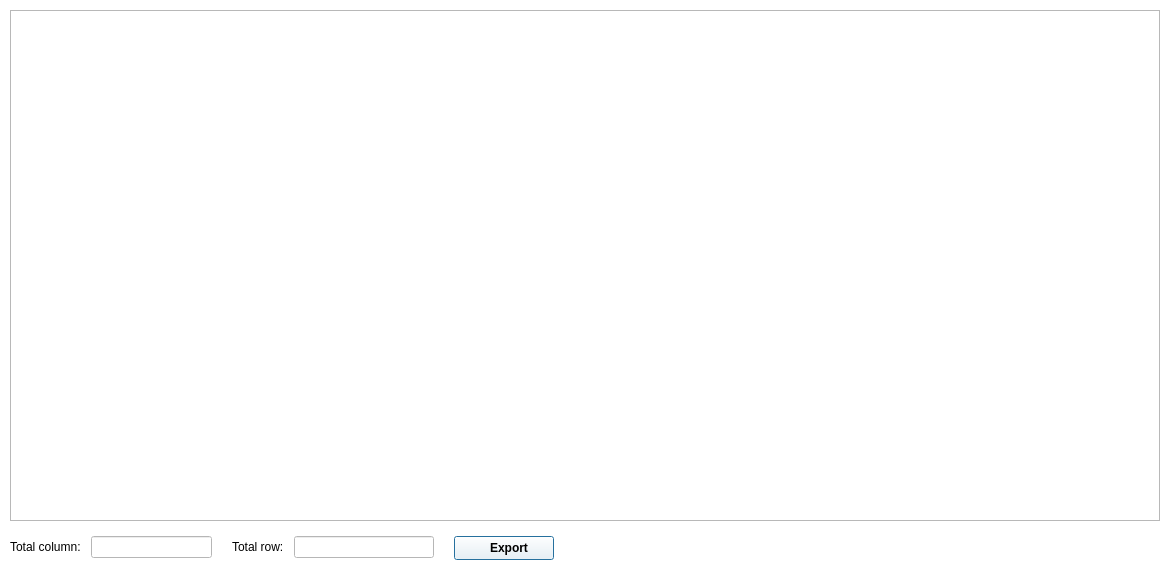
<?xml version="1.0" encoding="UTF-8"?>
<ui version="4.0">
 <class>ShowResult</class>
 <widget class="QDialog" name="ShowResult">
  <property name="geometry">
   <rect>
    <x>0</x>
    <y>0</y>
    <width>1170</width>
    <height>570</height>
   </rect>
  </property>
  <property name="palette">
   <palette>
    <active>
     <colorrole role="WindowText">
      <brush brushstyle="SolidPattern">
       <color alpha="255">
        <red>0</red>
        <green>0</green>
        <blue>0</blue>
       </color>
      </brush>
     </colorrole>
     <colorrole role="Button">
      <brush brushstyle="SolidPattern">
       <color alpha="255">
        <red>255</red>
        <green>255</green>
        <blue>255</blue>
       </color>
      </brush>
     </colorrole>
     <colorrole role="Light">
      <brush brushstyle="SolidPattern">
       <color alpha="255">
        <red>255</red>
        <green>255</green>
        <blue>255</blue>
       </color>
      </brush>
     </colorrole>
     <colorrole role="Midlight">
      <brush brushstyle="SolidPattern">
       <color alpha="255">
        <red>255</red>
        <green>255</green>
        <blue>255</blue>
       </color>
      </brush>
     </colorrole>
     <colorrole role="Dark">
      <brush brushstyle="SolidPattern">
       <color alpha="255">
        <red>127</red>
        <green>127</green>
        <blue>127</blue>
       </color>
      </brush>
     </colorrole>
     <colorrole role="Mid">
      <brush brushstyle="SolidPattern">
       <color alpha="255">
        <red>170</red>
        <green>170</green>
        <blue>170</blue>
       </color>
      </brush>
     </colorrole>
     <colorrole role="Text">
      <brush brushstyle="SolidPattern">
       <color alpha="255">
        <red>0</red>
        <green>0</green>
        <blue>0</blue>
       </color>
      </brush>
     </colorrole>
     <colorrole role="BrightText">
      <brush brushstyle="SolidPattern">
       <color alpha="255">
        <red>255</red>
        <green>255</green>
        <blue>255</blue>
       </color>
      </brush>
     </colorrole>
     <colorrole role="ButtonText">
      <brush brushstyle="SolidPattern">
       <color alpha="255">
        <red>0</red>
        <green>0</green>
        <blue>0</blue>
       </color>
      </brush>
     </colorrole>
     <colorrole role="Base">
      <brush brushstyle="SolidPattern">
       <color alpha="255">
        <red>255</red>
        <green>255</green>
        <blue>255</blue>
       </color>
      </brush>
     </colorrole>
     <colorrole role="Window">
      <brush brushstyle="SolidPattern">
       <color alpha="255">
        <red>255</red>
        <green>255</green>
        <blue>255</blue>
       </color>
      </brush>
     </colorrole>
     <colorrole role="Shadow">
      <brush brushstyle="SolidPattern">
       <color alpha="255">
        <red>0</red>
        <green>0</green>
        <blue>0</blue>
       </color>
      </brush>
     </colorrole>
     <colorrole role="AlternateBase">
      <brush brushstyle="SolidPattern">
       <color alpha="255">
        <red>255</red>
        <green>255</green>
        <blue>255</blue>
       </color>
      </brush>
     </colorrole>
     <colorrole role="ToolTipBase">
      <brush brushstyle="SolidPattern">
       <color alpha="255">
        <red>255</red>
        <green>255</green>
        <blue>220</blue>
       </color>
      </brush>
     </colorrole>
     <colorrole role="ToolTipText">
      <brush brushstyle="SolidPattern">
       <color alpha="255">
        <red>0</red>
        <green>0</green>
        <blue>0</blue>
       </color>
      </brush>
     </colorrole>
     <colorrole role="PlaceholderText">
      <brush brushstyle="SolidPattern">
       <color alpha="127">
        <red>0</red>
        <green>0</green>
        <blue>0</blue>
       </color>
      </brush>
     </colorrole>
     <colorrole role="Accent">
      <brush brushstyle="SolidPattern">
       <color alpha="255">
        <red>255</red>
        <green>255</green>
        <blue>255</blue>
       </color>
      </brush>
     </colorrole>
    </active>
    <inactive>
     <colorrole role="WindowText">
      <brush brushstyle="SolidPattern">
       <color alpha="255">
        <red>0</red>
        <green>0</green>
        <blue>0</blue>
       </color>
      </brush>
     </colorrole>
     <colorrole role="Button">
      <brush brushstyle="SolidPattern">
       <color alpha="255">
        <red>255</red>
        <green>255</green>
        <blue>255</blue>
       </color>
      </brush>
     </colorrole>
     <colorrole role="Light">
      <brush brushstyle="SolidPattern">
       <color alpha="255">
        <red>255</red>
        <green>255</green>
        <blue>255</blue>
       </color>
      </brush>
     </colorrole>
     <colorrole role="Midlight">
      <brush brushstyle="SolidPattern">
       <color alpha="255">
        <red>255</red>
        <green>255</green>
        <blue>255</blue>
       </color>
      </brush>
     </colorrole>
     <colorrole role="Dark">
      <brush brushstyle="SolidPattern">
       <color alpha="255">
        <red>127</red>
        <green>127</green>
        <blue>127</blue>
       </color>
      </brush>
     </colorrole>
     <colorrole role="Mid">
      <brush brushstyle="SolidPattern">
       <color alpha="255">
        <red>170</red>
        <green>170</green>
        <blue>170</blue>
       </color>
      </brush>
     </colorrole>
     <colorrole role="Text">
      <brush brushstyle="SolidPattern">
       <color alpha="255">
        <red>0</red>
        <green>0</green>
        <blue>0</blue>
       </color>
      </brush>
     </colorrole>
     <colorrole role="BrightText">
      <brush brushstyle="SolidPattern">
       <color alpha="255">
        <red>255</red>
        <green>255</green>
        <blue>255</blue>
       </color>
      </brush>
     </colorrole>
     <colorrole role="ButtonText">
      <brush brushstyle="SolidPattern">
       <color alpha="255">
        <red>0</red>
        <green>0</green>
        <blue>0</blue>
       </color>
      </brush>
     </colorrole>
     <colorrole role="Base">
      <brush brushstyle="SolidPattern">
       <color alpha="255">
        <red>255</red>
        <green>255</green>
        <blue>255</blue>
       </color>
      </brush>
     </colorrole>
     <colorrole role="Window">
      <brush brushstyle="SolidPattern">
       <color alpha="255">
        <red>255</red>
        <green>255</green>
        <blue>255</blue>
       </color>
      </brush>
     </colorrole>
     <colorrole role="Shadow">
      <brush brushstyle="SolidPattern">
       <color alpha="255">
        <red>0</red>
        <green>0</green>
        <blue>0</blue>
       </color>
      </brush>
     </colorrole>
     <colorrole role="AlternateBase">
      <brush brushstyle="SolidPattern">
       <color alpha="255">
        <red>255</red>
        <green>255</green>
        <blue>255</blue>
       </color>
      </brush>
     </colorrole>
     <colorrole role="ToolTipBase">
      <brush brushstyle="SolidPattern">
       <color alpha="255">
        <red>255</red>
        <green>255</green>
        <blue>220</blue>
       </color>
      </brush>
     </colorrole>
     <colorrole role="ToolTipText">
      <brush brushstyle="SolidPattern">
       <color alpha="255">
        <red>0</red>
        <green>0</green>
        <blue>0</blue>
       </color>
      </brush>
     </colorrole>
     <colorrole role="PlaceholderText">
      <brush brushstyle="SolidPattern">
       <color alpha="127">
        <red>0</red>
        <green>0</green>
        <blue>0</blue>
       </color>
      </brush>
     </colorrole>
     <colorrole role="Accent">
      <brush brushstyle="SolidPattern">
       <color alpha="255">
        <red>255</red>
        <green>255</green>
        <blue>255</blue>
       </color>
      </brush>
     </colorrole>
    </inactive>
    <disabled>
     <colorrole role="WindowText">
      <brush brushstyle="SolidPattern">
       <color alpha="255">
        <red>127</red>
        <green>127</green>
        <blue>127</blue>
       </color>
      </brush>
     </colorrole>
     <colorrole role="Button">
      <brush brushstyle="SolidPattern">
       <color alpha="255">
        <red>255</red>
        <green>255</green>
        <blue>255</blue>
       </color>
      </brush>
     </colorrole>
     <colorrole role="Light">
      <brush brushstyle="SolidPattern">
       <color alpha="255">
        <red>255</red>
        <green>255</green>
        <blue>255</blue>
       </color>
      </brush>
     </colorrole>
     <colorrole role="Midlight">
      <brush brushstyle="SolidPattern">
       <color alpha="255">
        <red>255</red>
        <green>255</green>
        <blue>255</blue>
       </color>
      </brush>
     </colorrole>
     <colorrole role="Dark">
      <brush brushstyle="SolidPattern">
       <color alpha="255">
        <red>127</red>
        <green>127</green>
        <blue>127</blue>
       </color>
      </brush>
     </colorrole>
     <colorrole role="Mid">
      <brush brushstyle="SolidPattern">
       <color alpha="255">
        <red>170</red>
        <green>170</green>
        <blue>170</blue>
       </color>
      </brush>
     </colorrole>
     <colorrole role="Text">
      <brush brushstyle="SolidPattern">
       <color alpha="255">
        <red>127</red>
        <green>127</green>
        <blue>127</blue>
       </color>
      </brush>
     </colorrole>
     <colorrole role="BrightText">
      <brush brushstyle="SolidPattern">
       <color alpha="255">
        <red>255</red>
        <green>255</green>
        <blue>255</blue>
       </color>
      </brush>
     </colorrole>
     <colorrole role="ButtonText">
      <brush brushstyle="SolidPattern">
       <color alpha="255">
        <red>127</red>
        <green>127</green>
        <blue>127</blue>
       </color>
      </brush>
     </colorrole>
     <colorrole role="Base">
      <brush brushstyle="SolidPattern">
       <color alpha="255">
        <red>255</red>
        <green>255</green>
        <blue>255</blue>
       </color>
      </brush>
     </colorrole>
     <colorrole role="Window">
      <brush brushstyle="SolidPattern">
       <color alpha="255">
        <red>255</red>
        <green>255</green>
        <blue>255</blue>
       </color>
      </brush>
     </colorrole>
     <colorrole role="Shadow">
      <brush brushstyle="SolidPattern">
       <color alpha="255">
        <red>0</red>
        <green>0</green>
        <blue>0</blue>
       </color>
      </brush>
     </colorrole>
     <colorrole role="AlternateBase">
      <brush brushstyle="SolidPattern">
       <color alpha="255">
        <red>255</red>
        <green>255</green>
        <blue>255</blue>
       </color>
      </brush>
     </colorrole>
     <colorrole role="ToolTipBase">
      <brush brushstyle="SolidPattern">
       <color alpha="255">
        <red>255</red>
        <green>255</green>
        <blue>220</blue>
       </color>
      </brush>
     </colorrole>
     <colorrole role="ToolTipText">
      <brush brushstyle="SolidPattern">
       <color alpha="255">
        <red>0</red>
        <green>0</green>
        <blue>0</blue>
       </color>
      </brush>
     </colorrole>
     <colorrole role="PlaceholderText">
      <brush brushstyle="SolidPattern">
       <color alpha="127">
        <red>127</red>
        <green>127</green>
        <blue>127</blue>
       </color>
      </brush>
     </colorrole>
     <colorrole role="Accent">
      <brush brushstyle="SolidPattern">
       <color alpha="255">
        <red>255</red>
        <green>255</green>
        <blue>255</blue>
       </color>
      </brush>
     </colorrole>
    </disabled>
   </palette>
  </property>
  <property name="windowTitle">
   <string>Show Result</string>
  </property>
  <property name="windowIcon">
   <iconset resource="images.qrc">
    <normaloff>:/images/images/next.png</normaloff>:/images/images/next.png</iconset>
  </property>
  <layout class="QVBoxLayout" name="verticalLayout">
   <property name="spacing">
    <number>15</number>
   </property>
   <property name="leftMargin">
    <number>10</number>
   </property>
   <property name="topMargin">
    <number>10</number>
   </property>
   <property name="rightMargin">
    <number>10</number>
   </property>
   <property name="bottomMargin">
    <number>10</number>
   </property>
   <item>
    <widget class="QTableView" name="tbwResult">
     <property name="styleSheet">
      <string notr="true">QHeaderView::section:checked{
	background-color: rgb(225, 225, 225);
}
QHeaderView::section { 
	background-color:  rgb(225, 225, 225);
	color: rgb(85, 0, 0);
 	padding-left: 4px;
 	border: 0.5px solid rgb(225, 225, 225); }

QTableView::item {
	padding-top: 3px;
	padding-bottom: 3px;
	padding-right: 10px;
	padding-left: 10px;
}</string>
     </property>
     <property name="editTriggers">
      <set>QAbstractItemView::AnyKeyPressed|QAbstractItemView::EditKeyPressed</set>
     </property>
    </widget>
   </item>
   <item>
    <layout class="QHBoxLayout" name="horizontalLayout">
     <property name="spacing">
      <number>20</number>
     </property>
     <item>
      <layout class="QFormLayout" name="formLayout_2">
       <property name="horizontalSpacing">
        <number>10</number>
       </property>
       <item row="0" column="0">
        <widget class="QLabel" name="label_2">
         <property name="text">
          <string>Total column:</string>
         </property>
        </widget>
       </item>
       <item row="0" column="1">
        <widget class="QLineEdit" name="leColumn">
         <property name="enabled">
          <bool>false</bool>
         </property>
        </widget>
       </item>
      </layout>
     </item>
     <item>
      <layout class="QFormLayout" name="formLayout">
       <property name="horizontalSpacing">
        <number>10</number>
       </property>
       <item row="0" column="0">
        <widget class="QLabel" name="label">
         <property name="text">
          <string>Total row:</string>
         </property>
        </widget>
       </item>
       <item row="0" column="1">
        <widget class="QLineEdit" name="leRow">
         <property name="enabled">
          <bool>false</bool>
         </property>
        </widget>
       </item>
      </layout>
     </item>
     <item>
      <widget class="QPushButton" name="btnExport">
       <property name="minimumSize">
        <size>
         <width>100</width>
         <height>24</height>
        </size>
       </property>
       <property name="maximumSize">
        <size>
         <width>100</width>
         <height>24</height>
        </size>
       </property>
       <property name="font">
        <font>
         <bold>true</bold>
        </font>
       </property>
       <property name="text">
        <string>   Export</string>
       </property>
       <property name="icon">
        <iconset resource="images.qrc">
         <normaloff>:/images/images/export.png</normaloff>:/images/images/export.png</iconset>
       </property>
      </widget>
     </item>
     <item>
      <spacer name="horizontalSpacer_3">
       <property name="orientation">
        <enum>Qt::Horizontal</enum>
       </property>
       <property name="sizeHint" stdset="0">
        <size>
         <width>40</width>
         <height>20</height>
        </size>
       </property>
      </spacer>
     </item>
     <item>
      <spacer name="horizontalSpacer_2">
       <property name="orientation">
        <enum>Qt::Horizontal</enum>
       </property>
       <property name="sizeHint" stdset="0">
        <size>
         <width>40</width>
         <height>20</height>
        </size>
       </property>
      </spacer>
     </item>
     <item>
      <spacer name="horizontalSpacer">
       <property name="orientation">
        <enum>Qt::Horizontal</enum>
       </property>
       <property name="sizeHint" stdset="0">
        <size>
         <width>40</width>
         <height>20</height>
        </size>
       </property>
      </spacer>
     </item>
    </layout>
   </item>
  </layout>
 </widget>
 <resources>
  <include location="images.qrc"/>
 </resources>
 <connections/>
</ui>
